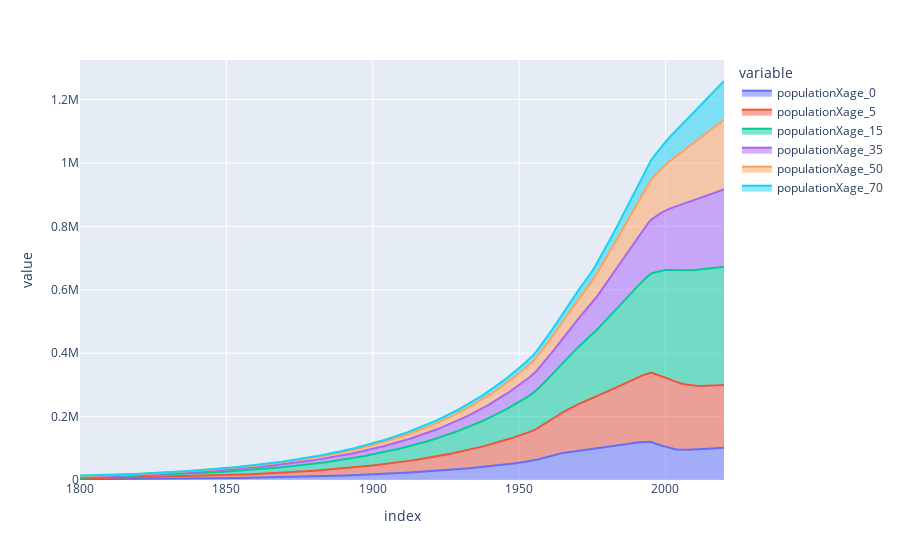

Notebook code cell kept with this figure:
### Code cell
pop.plot.area()

### Figure 1 — Plotly figure (JSON) as saved in the notebook; plotly's stock layout.template omitted (floating-point values rounded to 4 significant figures; data arrays with more than 128 entries replaced by an {"elided": "..."} marker saying what was removed)
{"data": [{"fillpattern": {"shape": ""}, "hovertemplate": "variable=populationXage_0<br>index=%{x}<br>value=%{y}<extra></extra>", "legendgroup": "populationXage_0", "line": {"color": "#636efa"}, "marker": {"symbol": "circle"}, "mode": "lines", "name": "populationXage_0", "orientation": "v", "showlegend": true, "stackgroup": "1", "type": "scatter", "x": {"elided": "221 int values"}, "xaxis": "x", "y": {"elided": "221 float values"}, "yaxis": "y"}, {"fillpattern": {"shape": ""}, "hovertemplate": "variable=populationXage_5<br>index=%{x}<br>value=%{y}<extra></extra>", "legendgroup": "populationXage_5", "line": {"color": "#EF553B"}, "marker": {"symbol": "circle"}, "mode": "lines", "name": "populationXage_5", "orientation": "v", "showlegend": true, "stackgroup": "1", "type": "scatter", "x": {"elided": "221 int values"}, "xaxis": "x", "y": {"elided": "221 float values"}, "yaxis": "y"}, {"fillpattern": {"shape": ""}, "hovertemplate": "variable=populationXage_15<br>index=%{x}<br>value=%{y}<extra></extra>", "legendgroup": "populationXage_15", "line": {"color": "#00cc96"}, "marker": {"symbol": "circle"}, "mode": "lines", "name": "populationXage_15", "orientation": "v", "showlegend": true, "stackgroup": "1", "type": "scatter", "x": {"elided": "221 int values"}, "xaxis": "x", "y": {"elided": "221 float values"}, "yaxis": "y"}, {"fillpattern": {"shape": ""}, "hovertemplate": "variable=populationXage_35<br>index=%{x}<br>value=%{y}<extra></extra>", "legendgroup": "populationXage_35", "line": {"color": "#ab63fa"}, "marker": {"symbol": "circle"}, "mode": "lines", "name": "populationXage_35", "orientation": "v", "showlegend": true, "stackgroup": "1", "type": "scatter", "x": {"elided": "221 int values"}, "xaxis": "x", "y": {"elided": "221 float values"}, "yaxis": "y"}, {"fillpattern": {"shape": ""}, "hovertemplate": "variable=populationXage_50<br>index=%{x}<br>value=%{y}<extra></extra>", "legendgroup": "populationXage_50", "line": {"color": "#FFA15A"}, "marker": {"symbol": "circle"}, "mode": "lines", "name": "populationXage_50", "orientation": "v", "showlegend": true, "stackgroup": "1", "type": "scatter", "x": {"elided": "221 int values"}, "xaxis": "x", "y": {"elided": "221 float values"}, "yaxis": "y"}, {"fillpattern": {"shape": ""}, "hovertemplate": "variable=populationXage_70<br>index=%{x}<br>value=%{y}<extra></extra>", "legendgroup": "populationXage_70", "line": {"color": "#19d3f3"}, "marker": {"symbol": "circle"}, "mode": "lines", "name": "populationXage_70", "orientation": "v", "showlegend": true, "stackgroup": "1", "type": "scatter", "x": {"elided": "221 int values"}, "xaxis": "x", "y": {"elided": "221 float values"}, "yaxis": "y"}], "layout": {"legend": {"title": {"text": "variable"}, "tracegroupgap": 0}, "margin": {"t": 60}, "xaxis": {"anchor": "y", "domain": [0, 1], "title": {"text": "index"}}, "yaxis": {"anchor": "x", "domain": [0, 1], "title": {"text": "value"}}}}
